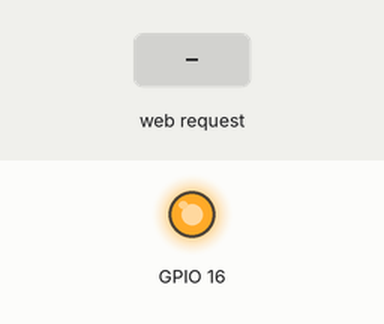
A sketch run on a simulated ESP32. On the bench: output pins drawn as LEDs (lit = HIGH). Inputs (shaded band) come from the test bench. WiFi joins after 1.5 s; servers stay silent unless stated; what the sketch prints to the serial monitor is not drawn.

Above: at 2.7 s.
2.8 s: HTTP request GET /callcancel received
At 3.2 s:
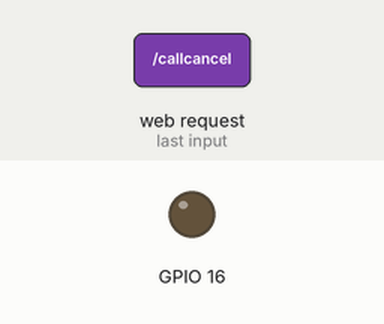
Timing chart, 0 to 5.8 s (numbered marks = the images above; inputs shaded):
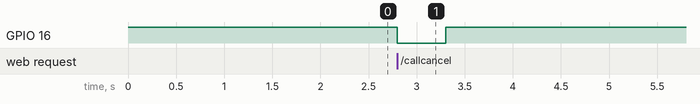

The sketch:

CallCancle_ESP32.ino
```cpp
// 16번 핀 - 빨간색
// HIGH - 전화 받지 않음 - 수화기 내림
// LOW - 전화 받음 - 수화기 올림
// 아무런 핀설정을 하지않은 핀 17번에 파란선 연결
// 라즈베리파이에서 TCP서버로 발신인 번호를 받는순간 해당 ESP32로 callcancel 요청을 보냄

#include <WiFi.h>
#include <WebServer.h>

// Wi-Fi 클라이언트 및 웹 서버 객체 선언
WiFiClient espClient;
WebServer server(80);

// SSID & Password
const char* ssid = "NNX-2.4G";
const char* password = "$@43skshslrtm";

int webPort = 80;

// 고정 IP 설정
IPAddress ip(192, 168, 0, 232); // 고정하고 싶은 IP(사용 중인 IP는 안됨)
IPAddress gateway(192, 168, 0, 1);  // 게이트웨이 IP
IPAddress subnet(255, 255, 255, 0); // 서브넷 마스크

void setup_wifi() {
    // Wi-Fi 설정
    if (!WiFi.config(ip, gateway, subnet)){
        Serial.println("STA Failed to configure");
    }

    // Wi-Fi에 연결
    Serial.println();
    Serial.print("Connecting to ");
    Serial.println(ssid);

    WiFi.begin(ssid, password);

    // Wi-Fi 연결 대기
    while (WiFi.status() != WL_CONNECTED) {
        delay(500);
        Serial.println("연결 시도중!");
    }

    Serial.println("");
    Serial.println("WiFi connected");
    Serial.print("IP address: ");
    Serial.println(WiFi.localIP());
    Serial.print("PORT address: ");
    Serial.println(webPort);
}

// 루트 핸들러
void handle_root() {
    server.send(200, "text/html", "Hello from ESP8266!");
}

// 콜 취소 핸들러
void handle_call_cancel() {
  // delay 동안 LOW(전화받음(수화기올림))상태
    digitalWrite(16, LOW);
    delay(500);               // 0.5초 동안 대기
    digitalWrite(16, HIGH);
    server.send(200, "text/plain", "Call cancelled successfully");
    Serial.println("test");
}

void setup() {
    // 시리얼 통신 초기화
    Serial.begin(115200);
    // 핀 모드 설정
    pinMode(16, OUTPUT);

    // 핀 초기 상태를 LOW로 설정
    digitalWrite(16, HIGH);

    // Wi-Fi 설정 초기화
    setup_wifi();
    // 루트 URL에 대한 요청 처리 함수 설정
    server.on("/", handle_root);
    // /callcancel 경로에 대한 요청 처리 함수 설정
    server.on("/callcancel", handle_call_cancel);
    // 서버 시작
    server.begin();
}


void loop() {
    // Wi-Fi 연결 상태 확인
    if (WiFi.status() != WL_CONNECTED) {
      Serial.println("WIFI 연결 끊김, 재연결 시도");
      setup_wifi();
    }

    // 클라이언트 요청 처리
    server.handleClient();
}
```

Measured:
- after the input at 2.8 s, GPIO 16: HIGH → LOW at once, → HIGH 0.50 s later
